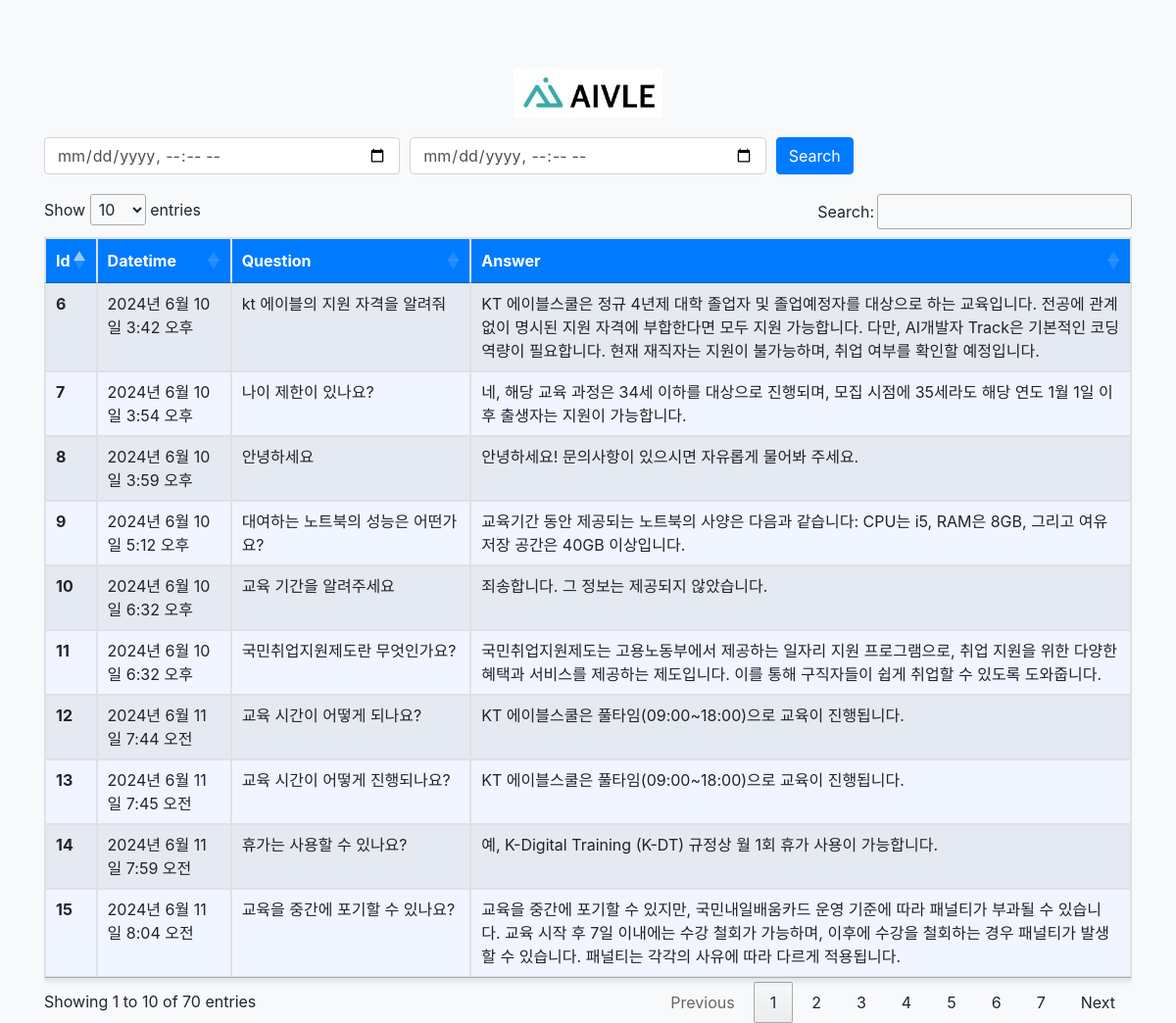
The page /selfchatgpt/history/ on the database its author committed.
### selfchatgpt/models.py (models this page shows, shortened)
class chatHistory(models.Model):
    datetime = models.DateTimeField(auto_now_add=True)
    question = models.TextField()
    answer = models.TextField()
    class Meta:
        indexes = [
            models.Index(fields=['datetime']),
            models.Index(fields=['question']),
            models.Index(fields=['answer']),
        ]

### selfchatgpt/views.py (the view)
# urls.py: path('history/', views.history_list, name='history_list')
def history_list(request): # 추가
    start_date = request.GET.get('start_date')
    end_date = request.GET.get('end_date')
    if start_date and end_date:
        start_date = parse_datetime(start_date)
        end_date = parse_datetime(end_date)
        history = chatHistory.objects.filter(datetime__range=(start_date, end_date))
    else:
        history = chatHistory.objects.all()
    return render(request, 'selfgpt/history_list.html', {'history': history})

### selfchatgpt/templates/selfgpt/history_list.html (shortened to what this page needs)
{% load static %}
<!DOCTYPE html>
<html lang="en">
<head>
    <link href="https://stackpath.bootstrapcdn.com/bootstrap/4.5.0/css/bootstrap.min.css" rel="stylesheet">
    <link href="https://cdn.datatables.net/1.11.5/css/jquery.dataTables.min.css" rel="stylesheet">
</head>
<body>
    <div class="container">
        <div class="img-container">
            <a href="/">
                <img src="{% static 'sgpt/aivle.jpg' %}" alt="history db" class="img">
            </a>
        </div>
        <div class="search-form">
            <form id="search-form" method="get">
                <div class="form-row">
                    <div class="col">
                        <input type="datetime-local" class="form-control" name="start_date">
                    </div>
                    <div class="col">
                        <input type="datetime-local" class="form-control" name="end_date">
                    </div>
                    <div class="col">
                        <button type="submit" class="btn btn-primary">Search</button>
                    </div>
                </div>
            </form>
        </div>
        <div class="table-responsive">
            <table class="table table-bordered table-striped table-blue" id="history-table">
                <thead>
                    <tr>
                        <th scope="col">Id</th>
                        <th scope="col">Datetime</th>
                        <th scope="col">Question</th>
                        <th scope="col">Answer</th>
                    </tr>
                </thead>
                <tbody>
                    {% for his in history %}
                    <tr>
                        <th scope="row">{{ his.id }}</th>
                        <td>{{ his.datetime }}</td>
                        <td>{{ his.question }}</td>
                        <td>{{ his.answer }}</td>
                    </tr>
                    {% endfor %}
                </tbody>
            </table>
        </div>
    </div>
</body>
</html>

### selfchatgpt/templates/selfgpt/history_list.html (style rules this page uses)
body { background-color: #f8f9fa; }
.container { margin-top: 70px; }
.img-container { text-align: center; margin-bottom: 20px; }
.img { max-height: 150px; }
th, td { vertical-align: middle; }
.table-blue { background-color: #f0f5ff; box-shadow: 0 4px 6px rgba(0, 0, 0, 0.1); }
.table-blue thead th { background-color: #007bff; color: white; }
.search-form { margin-bottom: 20px; }

### rows shown on the page
chatHistory: id "6", datetime "2024년 6월 10일 3:42 오후", question "kt 에이블의 지원 자격을 알려줘", answer "KT 에이블스쿨은 정규 4년제 대학 졸업자 및 졸업예정자를 대상으로 하는 교육입니다. 전공에 관계 없이 명시된 지원 자격에 부합한다면 모두 지원 가능합니다. 다만, AI개발자 Track은 기본적인 코딩역량이 필요합니다. 현재 재직자는 지원이 불가능하며, 취업 여부를 확인할 예정입니다."
chatHistory: id "7", datetime "2024년 6월 10일 3:54 오후", question "나이 제한이 있나요?", answer "네, 해당 교육 과정은 34세 이하를 대상으로 진행되며, 모집 시점에 35세라도 해당 연도 1월 1일 이후 출생자는 지원이 가능합니다."
chatHistory: id "8", datetime "2024년 6월 10일 3:59 오후", question "안녕하세요", answer "안녕하세요! 문의사항이 있으시면 자유롭게 물어봐 주세요."
chatHistory: id "9", datetime "2024년 6월 10일 5:12 오후", question "대여하는 노트북의 성능은 어떤가요?", answer "교육기간 동안 제공되는 노트북의 사양은 다음과 같습니다: CPU는 i5, RAM은 8GB, 그리고 여유 저장 공간은 40GB 이상입니다."
chatHistory: id "10", datetime "2024년 6월 10일 6:32 오후", question "교육 기간을 알려주세요", answer "죄송합니다. 그 정보는 제공되지 않았습니다."
chatHistory: id "11", datetime "2024년 6월 10일 6:32 오후", question "국민취업지원제도란 무엇인가요?", answer "국민취업지원제도는 고용노동부에서 제공하는 일자리 지원 프로그램으로, 취업 지원을 위한 다양한 혜택과 서비스를 제공하는 제도입니다. 이를 통해 구직자들이 쉽게 취업할 수 있도록 도와줍니다."
chatHistory: id "12", datetime "2024년 6월 11일 7:44 오전", question "교육 시간이 어떻게 되나요?", answer "KT 에이블스쿨은 풀타임(09:00~18:00)으로 교육이 진행됩니다."
chatHistory: id "13", datetime "2024년 6월 11일 7:45 오전", question "교육 시간이 어떻게 진행되나요?", answer "KT 에이블스쿨은 풀타임(09:00~18:00)으로 교육이 진행됩니다."
chatHistory: id "14", datetime "2024년 6월 11일 7:59 오전", question "휴가는 사용할 수 있나요?", answer "예, K-Digital Training (K-DT) 규정상 월 1회 휴가 사용이 가능합니다."
chatHistory: id "15", datetime "2024년 6월 11일 8:04 오전", question "교육을 중간에 포기할 수 있나요?", answer "교육을 중간에 포기할 수 있지만, 국민내일배움카드 운영 기준에 따라 패널티가 부과될 수 있습니다. 교육 시작 후 7일 이내에는 수강 철회가 가능하며, 이후에 수강을 철회하는 경우 패널티가 발생할 수 있습니다. 패널티는 각각의 사유에 따라 다르게 적용됩니다."
